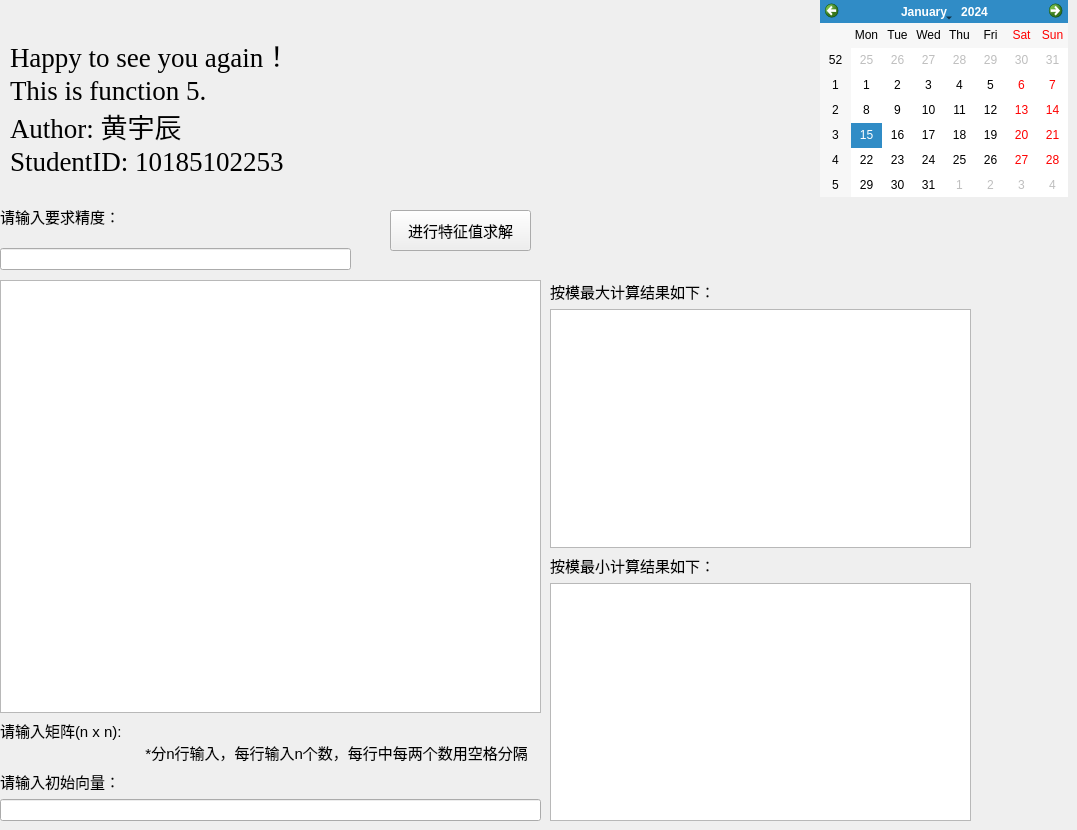
    <widget class="QWidget" name="tab_5">
     <attribute name="title">
      <string>矩阵特征值计算</string>
     </attribute>
     <widget class="QLabel" name="label_51">
      <property name="geometry">
       <rect>
        <x>10</x>
        <y>30</y>
        <width>391</width>
        <height>151</height>
       </rect>
      </property>
      <property name="font">
       <font>
        <family>Times New Roman</family>
        <pointsize>20</pointsize>
       </font>
      </property>
      <property name="cursor">
       <cursorShape>ForbiddenCursor</cursorShape>
      </property>
      <property name="text">
       <string>Happy to see you again！
This is function 5.
Author: 黄宇辰
StudentID: 10185102253</string>
      </property>
     </widget>
     <widget class="QWidget" name="verticalLayoutWidget_12">
      <property name="geometry">
       <rect>
        <x>0</x>
        <y>280</y>
        <width>541</width>
        <height>541</height>
       </rect>
      </property>
      <layout class="QVBoxLayout" name="verticalLayout_12">
       <item>
        <widget class="QTextEdit" name="textEdit_3"/>
       </item>
       <item>
        <widget class="QLabel" name="label_54">
         <property name="font">
          <font>
           <pointsize>11</pointsize>
          </font>
         </property>
         <property name="text">
          <string>请输入矩阵(n x n):             
                                   *分n行输入，每行输入n个数，每行中每两个数用空格分隔</string>
         </property>
        </widget>
       </item>
       <item>
        <widget class="QLabel" name="label_55">
         <property name="font">
          <font>
           <pointsize>11</pointsize>
          </font>
         </property>
         <property name="text">
          <string>请输入初始向量：</string>
         </property>
        </widget>
       </item>
       <item>
        <widget class="QLineEdit" name="lineEdit_17"/>
       </item>
      </layout>
     </widget>
     <widget class="QWidget" name="gridLayoutWidget_2">
      <property name="geometry">
       <rect>
        <x>0</x>
        <y>190</y>
        <width>351</width>
        <height>80</height>
       </rect>
      </property>
      <layout class="QGridLayout" name="gridLayout_2">
       <item row="1" column="0">
        <widget class="QLineEdit" name="lineEdit_18">
         <property name="text">
          <string/>
         </property>
        </widget>
       </item>
       <item row="0" column="0">
        <widget class="QLabel" name="label_53">
         <property name="font">
          <font>
           <pointsize>11</pointsize>
          </font>
         </property>
         <property name="text">
          <string>请输入要求精度：</string>
         </property>
        </widget>
       </item>
      </layout>
     </widget>
     <widget class="QCalendarWidget" name="calendarWidget_5">
      <property name="geometry">
       <rect>
        <x>820</x>
        <y>0</y>
        <width>248</width>
        <height>197</height>
       </rect>
      </property>
     </widget>
     <widget class="QWidget" name="verticalLayoutWidget_13">
      <property name="geometry">
       <rect>
        <x>550</x>
        <y>280</y>
        <width>421</width>
        <height>541</height>
       </rect>
      </property>
      <layout class="QVBoxLayout" name="verticalLayout_14">
       <item>
        <widget class="QLabel" name="label_52">
         <property name="font">
          <font>
           <pointsize>11</pointsize>
          </font>
         </property>
         <property name="frameShape">
          <enum>QFrame::NoFrame</enum>
         </property>
         <property name="frameShadow">
          <enum>QFrame::Plain</enum>
         </property>
         <property name="text">
          <string>按模最大计算结果如下：</string>
         </property>
        </widget>
       </item>
       <item>
        <widget class="QTextBrowser" name="textBrowser_3"/>
       </item>
       <item>
        <widget class="QLabel" name="label_56">
         <property name="font">
          <font>
           <pointsize>11</pointsize>
          </font>
         </property>
         <property name="frameShape">
          <enum>QFrame::NoFrame</enum>
         </property>
         <property name="frameShadow">
          <enum>QFrame::Plain</enum>
         </property>
         <property name="text">
          <string>按模最小计算结果如下：</string>
         </property>
        </widget>
       </item>
       <item>
        <widget class="QTextBrowser" name="textBrowser_4"/>
       </item>
      </layout>
     </widget>
     <widget class="QPushButton" name="pushButton_5">
      <property name="geometry">
       <rect>
        <x>390</x>
        <y>210</y>
        <width>141</width>
        <height>41</height>
       </rect>
      </property>
      <property name="font">
       <font>
        <pointsize>11</pointsize>
       </font>
      </property>
      <property name="text">
       <string>进行特征值求解</string>
      </property>
     </widget>
    </widget>
